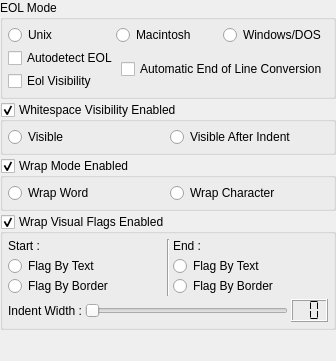
     <widget class="QWidget" name="pEditorVisibility">
      <layout class="QVBoxLayout">
       <property name="spacing">
        <number>3</number>
       </property>
       <property name="margin">
        <number>0</number>
       </property>
       <item>
        <widget class="QGroupBox" name="gbEolMode">
         <property name="title">
          <string>EOL Mode</string>
         </property>
         <layout class="QGridLayout" name="gridLayout_4">
          <property name="margin">
           <number>5</number>
          </property>
          <property name="spacing">
           <number>3</number>
          </property>
          <item row="0" column="0" colspan="2">
           <layout class="QHBoxLayout" name="horizontalLayout_2">
            <item>
             <widget class="QRadioButton" name="rbEolUnix">
              <property name="text">
               <string>Unix</string>
              </property>
             </widget>
            </item>
            <item>
             <widget class="QRadioButton" name="rbEolMac">
              <property name="text">
               <string>Macintosh</string>
              </property>
             </widget>
            </item>
            <item>
             <widget class="QRadioButton" name="rbEolWindows">
              <property name="text">
               <string>Windows/DOS</string>
              </property>
             </widget>
            </item>
           </layout>
          </item>
          <item row="1" column="0">
           <widget class="QCheckBox" name="cbAutoDetectEol">
            <property name="text">
             <string>Autodetect EOL</string>
            </property>
           </widget>
          </item>
          <item row="1" column="1" rowspan="2">
           <widget class="QCheckBox" name="cbAutoEolConversion">
            <property name="text">
             <string>Automatic End of Line Conversion</string>
            </property>
           </widget>
          </item>
          <item row="2" column="0">
           <widget class="QCheckBox" name="cbEolVisibility">
            <property name="text">
             <string>Eol Visibility</string>
            </property>
           </widget>
          </item>
         </layout>
        </widget>
       </item>
       <item>
        <widget class="QGroupBox" name="gbWhitespaceVisibilityEnabled">
         <property name="title">
          <string>Whitespace Visibility Enabled</string>
         </property>
         <property name="checkable">
          <bool>true</bool>
         </property>
         <layout class="QHBoxLayout">
          <property name="spacing">
           <number>3</number>
          </property>
          <property name="margin">
           <number>5</number>
          </property>
          <item>
           <widget class="QRadioButton" name="rbWsVisible">
            <property name="text">
             <string>Visible</string>
            </property>
           </widget>
          </item>
          <item>
           <widget class="QRadioButton" name="rbWsVisibleAfterIndent">
            <property name="text">
             <string>Visible After Indent</string>
            </property>
           </widget>
          </item>
         </layout>
        </widget>
       </item>
       <item>
        <widget class="QGroupBox" name="gbWrapModeEnabled">
         <property name="title">
          <string>Wrap Mode Enabled</string>
         </property>
         <property name="checkable">
          <bool>true</bool>
         </property>
         <layout class="QHBoxLayout">
          <property name="spacing">
           <number>3</number>
          </property>
          <property name="margin">
           <number>5</number>
          </property>
          <item>
           <widget class="QRadioButton" name="rbWrapWord">
            <property name="text">
             <string>Wrap Word</string>
            </property>
           </widget>
          </item>
          <item>
           <widget class="QRadioButton" name="rbWrapCharacter">
            <property name="text">
             <string>Wrap Character</string>
            </property>
           </widget>
          </item>
         </layout>
        </widget>
       </item>
       <item>
        <widget class="QGroupBox" name="gbWrapVisualFlagsEnabled">
         <property name="title">
          <string>Wrap Visual Flags Enabled</string>
         </property>
         <property name="checkable">
          <bool>true</bool>
         </property>
         <layout class="QGridLayout">
          <property name="margin">
           <number>5</number>
          </property>
          <property name="spacing">
           <number>3</number>
          </property>
          <item row="2" column="0" colspan="3">
           <layout class="QHBoxLayout">
            <property name="spacing">
             <number>3</number>
            </property>
            <item>
             <widget class="QLabel" name="lWrappedLineIndentWidth">
              <property name="text">
               <string>Indent Width :</string>
              </property>
             </widget>
            </item>
            <item>
             <widget class="QSlider" name="sWrappedLineIndentWidth">
              <property name="sizePolicy">
               <sizepolicy hsizetype="Expanding" vsizetype="Fixed">
                <horstretch>0</horstretch>
                <verstretch>0</verstretch>
               </sizepolicy>
              </property>
              <property name="orientation">
               <enum>Qt::Horizontal</enum>
              </property>
             </widget>
            </item>
            <item>
             <widget class="QLCDNumber" name="lnWrappedLineIndentWidth">
              <property name="sizePolicy">
               <sizepolicy hsizetype="Fixed" vsizetype="Fixed">
                <horstretch>0</horstretch>
                <verstretch>0</verstretch>
               </sizepolicy>
              </property>
              <property name="numDigits">
               <number>2</number>
              </property>
              <property name="segmentStyle">
               <enum>QLCDNumber::Flat</enum>
              </property>
             </widget>
            </item>
           </layout>
          </item>
          <item row="0" column="1" rowspan="2">
           <widget class="Line" name="lWrapVisualFlags">
            <property name="orientation">
             <enum>Qt::Vertical</enum>
            </property>
           </widget>
          </item>
          <item row="1" column="2">
           <widget class="QWidget" name="wEndWrapVisualFlags" native="true">
            <layout class="QVBoxLayout">
             <property name="spacing">
              <number>0</number>
             </property>
             <property name="margin">
              <number>0</number>
             </property>
             <item>
              <widget class="QRadioButton" name="rbEndWrapFlagByText">
               <property name="text">
                <string>Flag By Text</string>
               </property>
              </widget>
             </item>
             <item>
              <widget class="QRadioButton" name="rbEndWrapFlagByBorder">
               <property name="text">
                <string>Flag By Border</string>
               </property>
              </widget>
             </item>
            </layout>
           </widget>
          </item>
          <item row="1" column="0">
           <widget class="QWidget" name="wStartWrapVisualFlags" native="true">
            <layout class="QVBoxLayout">
             <property name="spacing">
              <number>0</number>
             </property>
             <property name="margin">
              <number>0</number>
             </property>
             <item>
              <widget class="QRadioButton" name="rbStartWrapFlagByText">
               <property name="text">
                <string>Flag By Text</string>
               </property>
              </widget>
             </item>
             <item>
              <widget class="QRadioButton" name="rbStartWrapFlagByBorder">
               <property name="text">
                <string>Flag By Border</string>
               </property>
              </widget>
             </item>
            </layout>
           </widget>
          </item>
          <item row="0" column="0">
           <widget class="QLabel" name="lStartWrapVisualFlags">
            <property name="text">
             <string>Start :</string>
            </property>
           </widget>
          </item>
          <item row="0" column="2">
           <widget class="QLabel" name="lEndWrapVisualFlags">
            <property name="text">
             <string>End :</string>
            </property>
           </widget>
          </item>
         </layout>
        </widget>
       </item>
       <item>
        <spacer>
         <property name="orientation">
          <enum>Qt::Vertical</enum>
         </property>
         <property name="sizeHint" stdset="0">
          <size>
           <width>321</width>
           <height>31</height>
          </size>
         </property>
        </spacer>
       </item>
      </layout>
     </widget>
